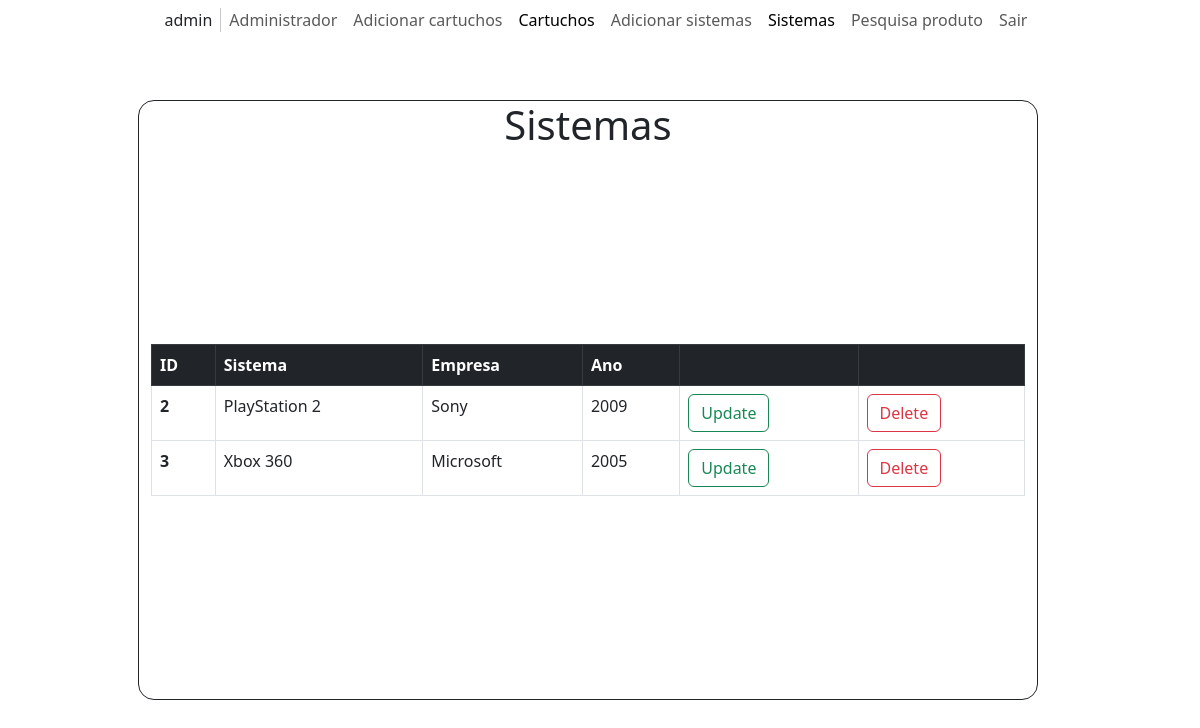
The page /mostrar_sistemas.php (signed in) on the database its author committed.
### tables this page shows
CREATE TABLE `sistemas` (
  `id` int(10) UNSIGNED NOT NULL,
  `nome` varchar(255) NOT NULL,
  `empresa` varchar(255) NOT NULL,
  `ano` int(4) UNSIGNED NOT NULL
);

### vars_functions.php (called while the page is built, shortened)
<?php
function deletesistema($id)
{
  $delete = "window.location.href = 'delete_sistema.php?id=" . $id . "'";
  $string = 'onclick="' . $delete . '"';
  return $string;
}
function updatesistema($id)
{
  $update = "window.location.href = 'update_sistema.php?id=" . $id . "'";
  $string = 'onclick="' . $update . '"';
  return $string;
}

### mostrar_sistemas.php (the view, shortened to what this page needs)
<!DOCTYPE html>
<html lang="pt-BR">
<head>
  <link href="https://cdn.jsdelivr.net/npm/bootstrap@5.3.0-alpha1/dist/css/bootstrap.min.css" rel="stylesheet">
  <link rel="stylesheet" href="https://cdn.jsdelivr.net/npm/bootstrap-icons@1.10.3/font/bootstrap-icons.css">
  <link rel="stylesheet" href="/css/style.css">
</head>
<body>
  <div class="container-xxl position-relative p-0">
    <nav class="navbar navbar-expand-lg navbar-light justify-content-center px-4 px-lg-5 py-3 py-lg-0 bg-white">
      <div class='navbar-nav py-0'>
        <span class='nav-item'>
          <?php
          $usr = $_SESSION['username'];
          echo "$usr";
          ?>
        </span>
      </div>
      <div class='navbar-nav py-0'>
        <a href='admin.php' class='nav-item nav-link'>Administrador</a>
        <a href='cartucho.php' class='nav-item nav-link'>Adicionar cartuchos</a>
        <a href='mostrar_cartuchos.php' class='nav-item nav-link active'>
          <?php echo $_SESSION["admin"] !== 1 ? "Seus cartuchos" : "Cartuchos" ?>
        </a>
        <a href='sistema.php' class='nav-item nav-link'>Adicionar sistemas</a>
        <a href='mostrar_sistemas.php' class='nav-item nav-link active'>Sistemas</a>
        <a href='pesquisa.php' class='nav-item nav-link'>Pesquisa produto</a>
        <a href='logout.php' class='nav-item nav-link'>Sair</a>
      </div>
    </nav>
  </div>
  <div class="container position-absolute top-50 start-50 translate-middle w-75 h-75 d-flex align-items-evenly justify-items-center row">
    <h1 class="text-center">Sistemas</h1>
    <?php
    require "vars_functions.php";
    $conn = new mysqli('localhost', 'root', '', 'AHAHAHABORGES');
    $sql = "SELECT * FROM sistemas";
    $result = $conn->query($sql);
    if ($result->num_rows > 0) {
      echo "<table class='table table-bordered'>
          <thead>
            <tr class='table-dark'>
              <th scope='col'>ID</th>
              <th scope='col'>Sistema</th>
              <th scope='col'>Empresa</th>
              <th scope='col'>Ano</th>
              <th scope='col'/>
              <th scope='col'/>
            </tr>
          </thead>
          <tbody>";
      while ($row = $result->fetch_assoc()) {
        echo "<tr><th scope='row'>" . $row["id"] . "</th><td>" . $row["nome"] . "</td><td>" . $row["empresa"] . "</td><td>" . $row["ano"] . "</td><td><input class='btn btn-outline-success' type='button' value='Update'" . updatesistema($row["id"]) . "></td><td><input class='btn btn-outline-danger' type='button' value='Delete'" . deletesistema($row["id"]) . "></td></tr>";
      }
      echo "</tbody></table>";
    } else {
      echo "<h3 class='text-center'>Nenhum sistema encontrado.</h3>";
    }
    ?>
</body>
</html>

### css/style.css (style rules this page uses)
.container { border-width: 0.1rem; border-style: solid; border-radius: 1rem; }
table { height: max-content !important; }

### rows shown on the page
sistemas: id "2", nome "PlayStation 2", empresa "Sony", ano "2009"
sistemas: id "3", nome "Xbox 360", empresa "Microsoft", ano "2005"

### other values the page prints
$usr "admin"
